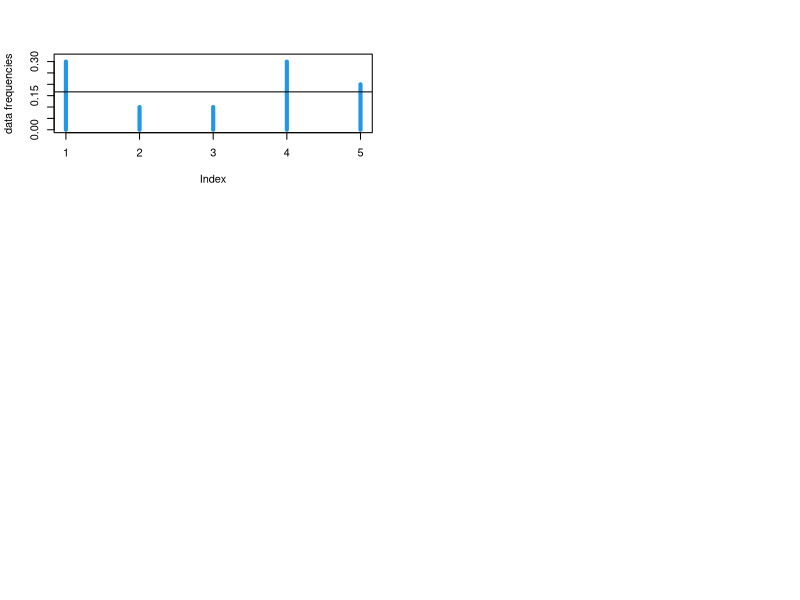

R code for this plot:
# sixsideddicerolls.R
# Roll m six-sided fair dice (start with m = 1 and increase m)

set.seed(123458)

par(mfrow=c(3,2))

# m = number of dice rolled
m <- 1
# n = number of times rolled
n <- 10
draws <- rep(0,n*m)
dim(draws) <- c(n,m)
for (i in 1:m) {
draws[,i] <- runif(n)
}

pr <- rep(0,6*m)

ps0 <- rep(0,m)
p1 <- (draws<=1/6)*1
p2 <- ((draws<=2/6) - p1)*2
p3 <- ((draws<=3/6) - (draws<=2/6))*3
p4 <- ((draws<=4/6) - (draws<=3/6))*4
p5 <- ((draws<=5/6) - (draws<=4/6))*5
p6 <- (draws>=5/6)*6
rolls <- p1 + p2 + p3 + p4 + p5 + p6
srolls <- apply(rolls,1,sum)
# b <- 10*m + 1
# hist(srolls,freq=F,breaks=b)

ff <- tabulate(srolls)/n   # also works without the 6 defining number of bins
plot(ff,type = "h", lwd=4, col=4,ylab="data frequencies",ylim=c(0,(max(ff)+0.02)))
abline(a=1/6,b=0)

